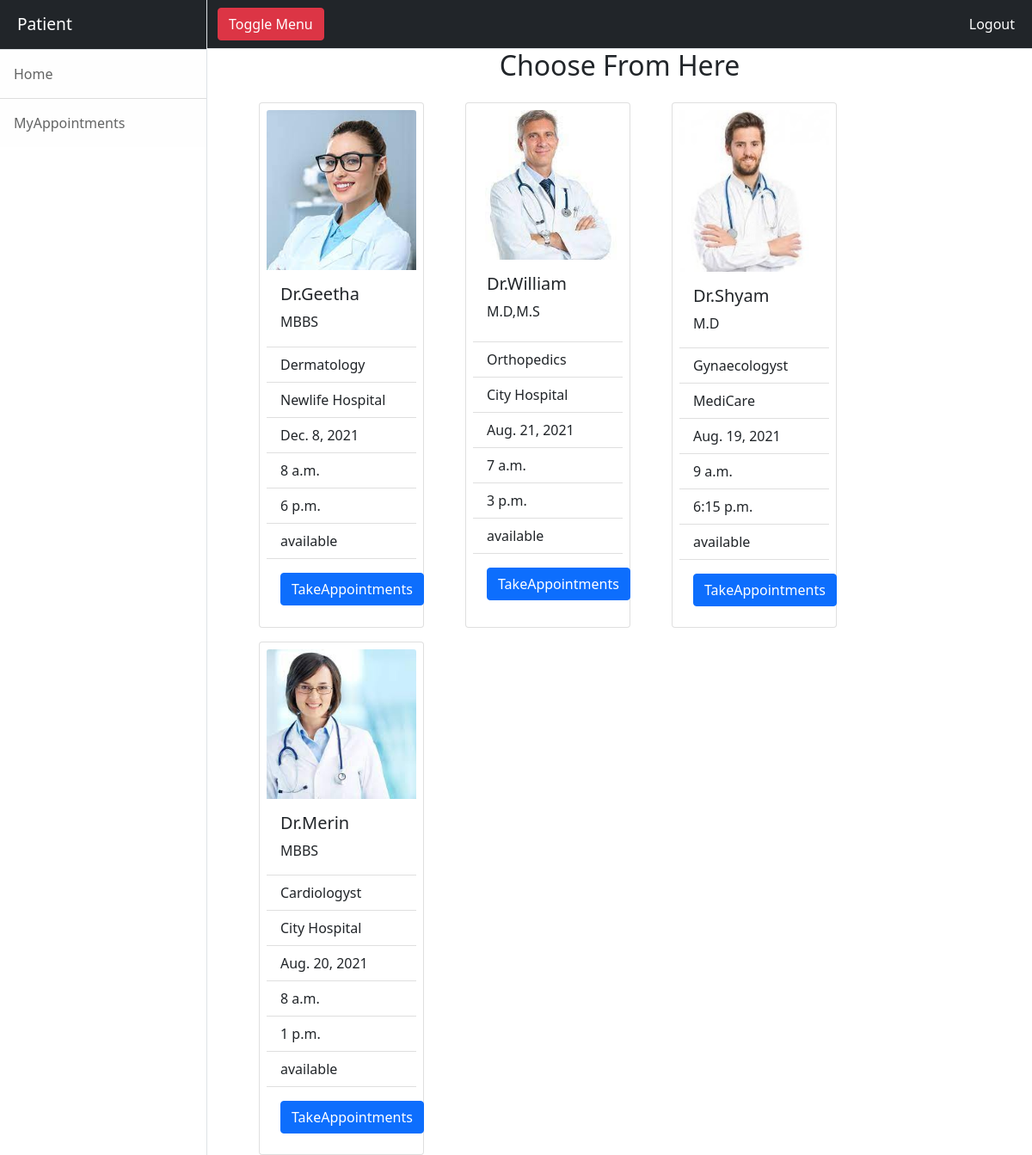
Page /patient/homepage (signed in) on the committed database.
### doctor/models.py (models this page shows)
class Doctors(models.Model):
    doctor_name=models.CharField(max_length=120)
    doctor_info=models.CharField(max_length=50)
    specialization=models.CharField(max_length=100)
    image=models.ImageField(upload_to="images")
    hospital_name=models.CharField(max_length=100)
    date=models.DateField()
    start_time=models.TimeField()
    end_time=models.TimeField()
    availability=models.CharField(max_length=50)

### patient/views.py (the view)
# urls.py: path("homepage",views.PatientHome.as_view(),name="patienthome"),
@method_decorator(signin_required,name="dispatch")
class PatientHome(ListView):
    template_name = "patient/patienthome.html"
    model = Doctors
    context_object_name = "doctors"

### patient/templates/patient/patienthome.html (shortened to what this page needs)
<!DOCTYPE html>
{%extends 'patient/base.html'%}
{%block body_block%}
<div class="text-center"><h2>Choose From Here</h2></div>
<div class="container">
    <div class="row">
        {%for doctor in doctors%}
            <div class="card ms-5 mt-3 p-2" style="width: 12rem;">
                <img src="{{doctor.image.url}}" class="card-img-top" alt="...">
                <div class="card-body">
                    <h5 class="card-title">{{doctor.doctor_name}}</h5>
                    <p class="card-text">{{doctor.doctor_info}}</p>
                </div>
                <ul class="list-group list-group-flush">
                    <li class="list-group-item">{{doctor.specialization}}</li>
                    <li class="list-group-item">{{doctor.hospital_name}}</li>
                    <li class="list-group-item">{{doctor.date}}</li>
                    <li class="list-group-item">{{doctor.start_time}}</li>
                    <li class="list-group-item">{{doctor.end_time}}</li>
                    <li class="list-group-item">{{doctor.availability}}</li>
                </ul>
                <div class="card-body">
                    <a href="{%url 'doctordetail' doctor.id%}" class="btn btn-primary">TakeAppointments</a>
                </div>
            </div>
        {%endfor%}
    </div>
</div>
{%endblock%}

### rows in the picture
Doctors: image (picture), doctor_name "Dr.Geetha", doctor_info "MBBS", specialization "Dermatology", hospital_name "Newlife Hospital", date "Dec. 8, 2021", start_time "8 a.m.", end_time "6 p.m.", availability "available"
Doctors: image (picture), doctor_name "Dr.William", doctor_info "M.D,M.S", specialization "Orthopedics", hospital_name "City Hospital", date "Aug. 21, 2021", start_time "7 a.m.", end_time "3 p.m.", availability "available"
Doctors: image (picture), doctor_name "Dr.Shyam", doctor_info "M.D", specialization "Gynaecologyst", hospital_name "MediCare", date "Aug. 19, 2021", start_time "9 a.m.", end_time "6:15 p.m.", availability "available"
Doctors: image (picture), doctor_name "Dr.Merin", doctor_info "MBBS", specialization "Cardiologyst", hospital_name "City Hospital", date "Aug. 20, 2021", start_time "8 a.m.", end_time "1 p.m.", availability "available"
